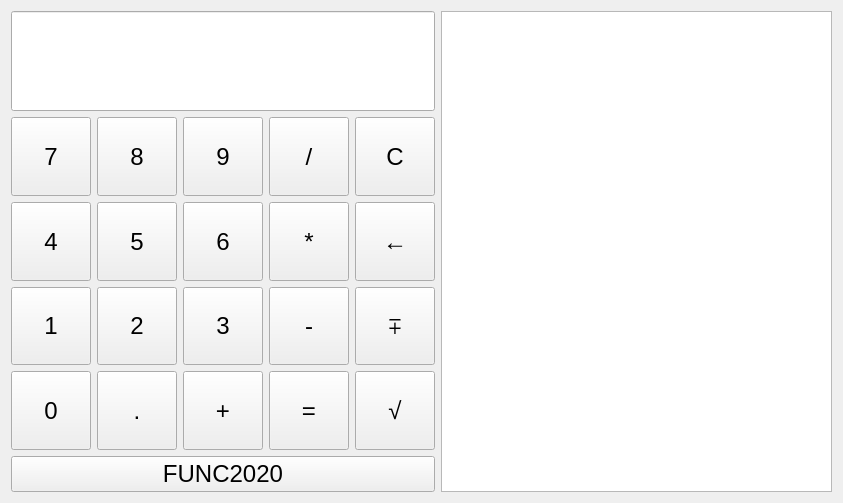
<?xml version="1.0" encoding="UTF-8"?>
<ui version="4.0">
 <class>Widget</class>
 <widget class="QWidget" name="Widget">
  <property name="enabled">
   <bool>true</bool>
  </property>
  <property name="geometry">
   <rect>
    <x>0</x>
    <y>0</y>
    <width>843</width>
    <height>503</height>
   </rect>
  </property>
  <property name="sizePolicy">
   <sizepolicy hsizetype="Preferred" vsizetype="Preferred">
    <horstretch>0</horstretch>
    <verstretch>0</verstretch>
   </sizepolicy>
  </property>
  <property name="windowTitle">
   <string>KALKULATOR</string>
  </property>
  <layout class="QHBoxLayout" name="horizontalLayout" stretch="1,1">
   <item>
    <layout class="QVBoxLayout" name="verticalLayout">
     <item>
      <widget class="QLineEdit" name="le_Rezultat">
       <property name="enabled">
        <bool>true</bool>
       </property>
       <property name="sizePolicy">
        <sizepolicy hsizetype="Expanding" vsizetype="Fixed">
         <horstretch>0</horstretch>
         <verstretch>0</verstretch>
        </sizepolicy>
       </property>
       <property name="minimumSize">
        <size>
         <width>0</width>
         <height>100</height>
        </size>
       </property>
       <property name="maximumSize">
        <size>
         <width>16777215</width>
         <height>100</height>
        </size>
       </property>
       <property name="font">
        <font>
         <pointsize>18</pointsize>
         <weight>50</weight>
         <bold>false</bold>
        </font>
       </property>
       <property name="layoutDirection">
        <enum>Qt::LeftToRight</enum>
       </property>
       <property name="autoFillBackground">
        <bool>false</bool>
       </property>
       <property name="text">
        <string/>
       </property>
       <property name="alignment">
        <set>Qt::AlignRight|Qt::AlignTrailing|Qt::AlignVCenter</set>
       </property>
       <property name="readOnly">
        <bool>true</bool>
       </property>
      </widget>
     </item>
     <item>
      <layout class="QGridLayout" name="gridLayout_3">
       <property name="spacing">
        <number>6</number>
       </property>
       <item row="2" column="1">
        <widget class="QPushButton" name="btn_2">
         <property name="sizePolicy">
          <sizepolicy hsizetype="Minimum" vsizetype="Preferred">
           <horstretch>0</horstretch>
           <verstretch>0</verstretch>
          </sizepolicy>
         </property>
         <property name="font">
          <font>
           <pointsize>18</pointsize>
          </font>
         </property>
         <property name="text">
          <string>2</string>
         </property>
        </widget>
       </item>
       <item row="3" column="1">
        <widget class="QPushButton" name="btn_Tacka">
         <property name="sizePolicy">
          <sizepolicy hsizetype="Minimum" vsizetype="Preferred">
           <horstretch>0</horstretch>
           <verstretch>0</verstretch>
          </sizepolicy>
         </property>
         <property name="font">
          <font>
           <pointsize>18</pointsize>
          </font>
         </property>
         <property name="text">
          <string>.</string>
         </property>
        </widget>
       </item>
       <item row="1" column="2">
        <widget class="QPushButton" name="btn_6">
         <property name="sizePolicy">
          <sizepolicy hsizetype="Minimum" vsizetype="Preferred">
           <horstretch>0</horstretch>
           <verstretch>0</verstretch>
          </sizepolicy>
         </property>
         <property name="font">
          <font>
           <pointsize>18</pointsize>
          </font>
         </property>
         <property name="text">
          <string>6</string>
         </property>
        </widget>
       </item>
       <item row="1" column="3">
        <widget class="QPushButton" name="btn_Mnozenje">
         <property name="sizePolicy">
          <sizepolicy hsizetype="Minimum" vsizetype="Preferred">
           <horstretch>0</horstretch>
           <verstretch>0</verstretch>
          </sizepolicy>
         </property>
         <property name="font">
          <font>
           <pointsize>18</pointsize>
          </font>
         </property>
         <property name="text">
          <string>*</string>
         </property>
        </widget>
       </item>
       <item row="1" column="4">
        <widget class="QPushButton" name="btn_BrisanjeCifre">
         <property name="sizePolicy">
          <sizepolicy hsizetype="Minimum" vsizetype="Preferred">
           <horstretch>0</horstretch>
           <verstretch>0</verstretch>
          </sizepolicy>
         </property>
         <property name="font">
          <font>
           <pointsize>18</pointsize>
          </font>
         </property>
         <property name="text">
          <string>←</string>
         </property>
        </widget>
       </item>
       <item row="3" column="0">
        <widget class="QPushButton" name="btn_0">
         <property name="sizePolicy">
          <sizepolicy hsizetype="Minimum" vsizetype="Preferred">
           <horstretch>0</horstretch>
           <verstretch>0</verstretch>
          </sizepolicy>
         </property>
         <property name="font">
          <font>
           <pointsize>18</pointsize>
          </font>
         </property>
         <property name="text">
          <string>0</string>
         </property>
        </widget>
       </item>
       <item row="3" column="2">
        <widget class="QPushButton" name="btn_Plus">
         <property name="sizePolicy">
          <sizepolicy hsizetype="Minimum" vsizetype="Preferred">
           <horstretch>0</horstretch>
           <verstretch>0</verstretch>
          </sizepolicy>
         </property>
         <property name="font">
          <font>
           <pointsize>18</pointsize>
          </font>
         </property>
         <property name="text">
          <string>+</string>
         </property>
        </widget>
       </item>
       <item row="2" column="2">
        <widget class="QPushButton" name="btn_3">
         <property name="sizePolicy">
          <sizepolicy hsizetype="Minimum" vsizetype="Preferred">
           <horstretch>0</horstretch>
           <verstretch>0</verstretch>
          </sizepolicy>
         </property>
         <property name="font">
          <font>
           <pointsize>18</pointsize>
          </font>
         </property>
         <property name="text">
          <string>3</string>
         </property>
        </widget>
       </item>
       <item row="0" column="4">
        <widget class="QPushButton" name="btn_Reset">
         <property name="sizePolicy">
          <sizepolicy hsizetype="Minimum" vsizetype="Preferred">
           <horstretch>0</horstretch>
           <verstretch>0</verstretch>
          </sizepolicy>
         </property>
         <property name="font">
          <font>
           <pointsize>18</pointsize>
          </font>
         </property>
         <property name="text">
          <string>C</string>
         </property>
        </widget>
       </item>
       <item row="1" column="0">
        <widget class="QPushButton" name="btn_4">
         <property name="sizePolicy">
          <sizepolicy hsizetype="Minimum" vsizetype="Preferred">
           <horstretch>0</horstretch>
           <verstretch>0</verstretch>
          </sizepolicy>
         </property>
         <property name="font">
          <font>
           <pointsize>18</pointsize>
          </font>
         </property>
         <property name="text">
          <string>4</string>
         </property>
        </widget>
       </item>
       <item row="0" column="1">
        <widget class="QPushButton" name="btn_8">
         <property name="sizePolicy">
          <sizepolicy hsizetype="Minimum" vsizetype="Preferred">
           <horstretch>0</horstretch>
           <verstretch>0</verstretch>
          </sizepolicy>
         </property>
         <property name="font">
          <font>
           <pointsize>18</pointsize>
          </font>
         </property>
         <property name="text">
          <string>8</string>
         </property>
        </widget>
       </item>
       <item row="2" column="3">
        <widget class="QPushButton" name="btn_Minus">
         <property name="sizePolicy">
          <sizepolicy hsizetype="Minimum" vsizetype="Preferred">
           <horstretch>0</horstretch>
           <verstretch>0</verstretch>
          </sizepolicy>
         </property>
         <property name="font">
          <font>
           <pointsize>18</pointsize>
          </font>
         </property>
         <property name="text">
          <string>-</string>
         </property>
        </widget>
       </item>
       <item row="3" column="4">
        <widget class="QPushButton" name="btn_Koren">
         <property name="sizePolicy">
          <sizepolicy hsizetype="Minimum" vsizetype="Preferred">
           <horstretch>0</horstretch>
           <verstretch>0</verstretch>
          </sizepolicy>
         </property>
         <property name="font">
          <font>
           <pointsize>18</pointsize>
           <underline>false</underline>
           <strikeout>false</strikeout>
           <kerning>true</kerning>
          </font>
         </property>
         <property name="text">
          <string>√</string>
         </property>
        </widget>
       </item>
       <item row="1" column="1">
        <widget class="QPushButton" name="btn_5">
         <property name="sizePolicy">
          <sizepolicy hsizetype="Minimum" vsizetype="Preferred">
           <horstretch>0</horstretch>
           <verstretch>0</verstretch>
          </sizepolicy>
         </property>
         <property name="font">
          <font>
           <pointsize>18</pointsize>
          </font>
         </property>
         <property name="text">
          <string>5</string>
         </property>
        </widget>
       </item>
       <item row="2" column="0">
        <widget class="QPushButton" name="btn_1">
         <property name="sizePolicy">
          <sizepolicy hsizetype="Minimum" vsizetype="Preferred">
           <horstretch>0</horstretch>
           <verstretch>0</verstretch>
          </sizepolicy>
         </property>
         <property name="font">
          <font>
           <pointsize>18</pointsize>
          </font>
         </property>
         <property name="text">
          <string>1</string>
         </property>
        </widget>
       </item>
       <item row="0" column="3">
        <widget class="QPushButton" name="btn_Deljenje">
         <property name="sizePolicy">
          <sizepolicy hsizetype="Minimum" vsizetype="Preferred">
           <horstretch>0</horstretch>
           <verstretch>0</verstretch>
          </sizepolicy>
         </property>
         <property name="font">
          <font>
           <pointsize>18</pointsize>
          </font>
         </property>
         <property name="text">
          <string>/</string>
         </property>
        </widget>
       </item>
       <item row="2" column="4">
        <widget class="QPushButton" name="btn_PromenaZnaka">
         <property name="sizePolicy">
          <sizepolicy hsizetype="Minimum" vsizetype="Preferred">
           <horstretch>0</horstretch>
           <verstretch>0</verstretch>
          </sizepolicy>
         </property>
         <property name="font">
          <font>
           <pointsize>18</pointsize>
           <weight>50</weight>
           <bold>false</bold>
          </font>
         </property>
         <property name="text">
          <string>∓</string>
         </property>
        </widget>
       </item>
       <item row="0" column="0">
        <widget class="QPushButton" name="btn_7">
         <property name="sizePolicy">
          <sizepolicy hsizetype="Minimum" vsizetype="Preferred">
           <horstretch>0</horstretch>
           <verstretch>0</verstretch>
          </sizepolicy>
         </property>
         <property name="font">
          <font>
           <pointsize>18</pointsize>
          </font>
         </property>
         <property name="text">
          <string>7</string>
         </property>
        </widget>
       </item>
       <item row="3" column="3">
        <widget class="QPushButton" name="btn_Jednako">
         <property name="sizePolicy">
          <sizepolicy hsizetype="Minimum" vsizetype="Preferred">
           <horstretch>0</horstretch>
           <verstretch>0</verstretch>
          </sizepolicy>
         </property>
         <property name="font">
          <font>
           <pointsize>18</pointsize>
          </font>
         </property>
         <property name="text">
          <string>=</string>
         </property>
        </widget>
       </item>
       <item row="0" column="2">
        <widget class="QPushButton" name="btn_9">
         <property name="sizePolicy">
          <sizepolicy hsizetype="Minimum" vsizetype="Preferred">
           <horstretch>0</horstretch>
           <verstretch>0</verstretch>
          </sizepolicy>
         </property>
         <property name="font">
          <font>
           <pointsize>18</pointsize>
          </font>
         </property>
         <property name="text">
          <string>9</string>
         </property>
        </widget>
       </item>
       <item row="4" column="0" colspan="5">
        <widget class="QPushButton" name="btn_FUNC2020">
         <property name="font">
          <font>
           <pointsize>18</pointsize>
          </font>
         </property>
         <property name="text">
          <string>FUNC2020</string>
         </property>
        </widget>
       </item>
      </layout>
     </item>
    </layout>
   </item>
   <item>
    <widget class="QPlainTextEdit" name="pte_Istorija">
     <property name="enabled">
      <bool>true</bool>
     </property>
     <property name="sizePolicy">
      <sizepolicy hsizetype="Expanding" vsizetype="Expanding">
       <horstretch>0</horstretch>
       <verstretch>0</verstretch>
      </sizepolicy>
     </property>
     <property name="font">
      <font>
       <pointsize>18</pointsize>
      </font>
     </property>
     <property name="contextMenuPolicy">
      <enum>Qt::DefaultContextMenu</enum>
     </property>
     <property name="readOnly">
      <bool>true</bool>
     </property>
    </widget>
   </item>
  </layout>
 </widget>
 <resources/>
 <connections/>
</ui>
